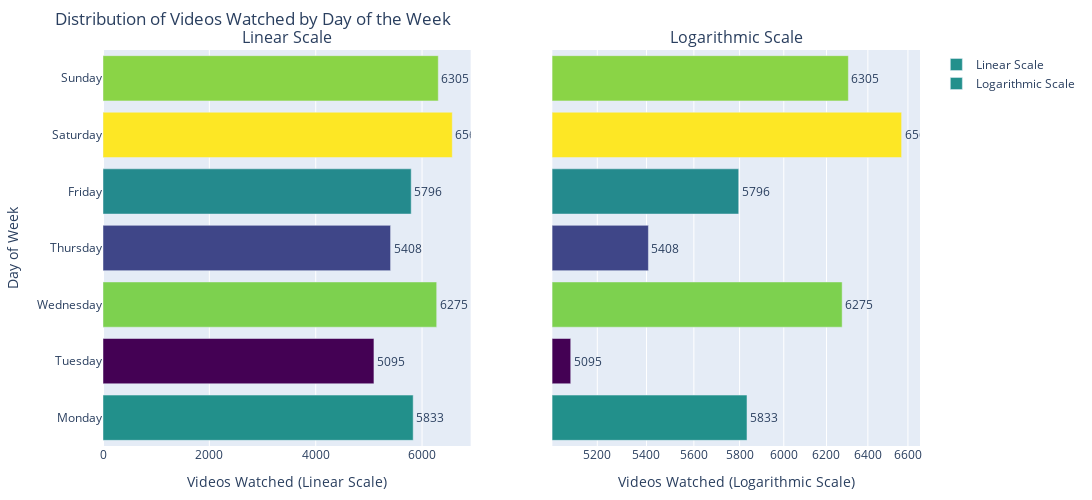

The notebook cell this image was saved under:
### Markdown cell above
# Videos Watched by Day of the Week

Below I constructed two vertical bar charts showing the total amount of videos I have watched corresponding to the day of the week. Since the values are not too far apart from each other I have also made a log-scaled version of the graph for comparison. While the values are not too different it does show an increase in weekends and a decrease in days where my school schedule is the busiest (Thursday and Tuesday).

### Code cell
import pandas as pd
import plotly.express as px
from plotly.subplots import make_subplots
import plotly.graph_objects as go


file_path = "Data/watch_data_eng.csv"
df = pd.read_csv(file_path)


df['Watch Date'] = pd.to_datetime(df['Watch Date'], format='%d %b %Y', errors='coerce')
df['Day of Week'] = df['Watch Date'].dt.day_name()


day_counts = df['Day of Week'].value_counts().reindex([
    'Monday', 'Tuesday', 'Wednesday', 'Thursday', 'Friday', 'Saturday', 'Sunday'
]).reset_index()
day_counts.columns = ['Day of Week', 'Videos Watched']


fig = make_subplots(
    rows=1, cols=2,
    subplot_titles=["Linear Scale", "Logarithmic Scale"],
    shared_yaxes=True  
)


fig.add_trace(
    go.Bar(
        x=day_counts['Videos Watched'],
        y=day_counts['Day of Week'],
        orientation='h',
        marker=dict(color=day_counts['Videos Watched'], colorscale='Viridis'),
        text=day_counts['Videos Watched'],
        textposition='outside',
        name="Linear Scale"
    ),
    row=1, col=1
)


fig.add_trace(
    go.Bar(
        x=day_counts['Videos Watched'],
        y=day_counts['Day of Week'],
        orientation='h',
        marker=dict(color=day_counts['Videos Watched'], colorscale='Viridis'),
        text=day_counts['Videos Watched'],
        textposition='outside',
        name="Logarithmic Scale"
    ),
    row=1, col=2
)


fig.update_layout(
    title="Distribution of Videos Watched by Day of the Week",
    height=500, width=1750,
    margin=dict(l=50, r=50, t=50, b=50),
    xaxis1=dict(title="Videos Watched (Linear Scale)"),
    xaxis2=dict(title="Videos Watched (Logarithmic Scale)", type="log"),
    yaxis=dict(title="Day of Week")  
)


fig.show()

### Figure 1 — Plotly figure (JSON) as saved in the notebook; plotly's stock layout.template omitted (floating-point values rounded to 4 significant figures)
{"data": [{"marker": {"color": [5833, 5095, 6275, 5408, 5796, 6568, 6305], "colorscale": [[0, "#440154"], [0.1111, "#482878"], [0.2222, "#3e4989"], [0.3333, "#31688e"], [0.4444, "#26828e"], [0.5556, "#1f9e89"], [0.6667, "#35b779"], [0.7778, "#6ece58"], [0.8889, "#b5de2b"], [1, "#fde725"]]}, "name": "Linear Scale", "orientation": "h", "text": [5833, 5095, 6275, 5408, 5796, 6568, 6305], "textposition": "outside", "type": "bar", "x": [5833, 5095, 6275, 5408, 5796, 6568, 6305], "xaxis": "x", "y": ["Monday", "Tuesday", "Wednesday", "Thursday", "Friday", "Saturday", "Sunday"], "yaxis": "y"}, {"marker": {"color": [5833, 5095, 6275, 5408, 5796, 6568, 6305], "colorscale": [[0, "#440154"], [0.1111, "#482878"], [0.2222, "#3e4989"], [0.3333, "#31688e"], [0.4444, "#26828e"], [0.5556, "#1f9e89"], [0.6667, "#35b779"], [0.7778, "#6ece58"], [0.8889, "#b5de2b"], [1, "#fde725"]]}, "name": "Logarithmic Scale", "orientation": "h", "text": [5833, 5095, 6275, 5408, 5796, 6568, 6305], "textposition": "outside", "type": "bar", "x": [5833, 5095, 6275, 5408, 5796, 6568, 6305], "xaxis": "x2", "y": ["Monday", "Tuesday", "Wednesday", "Thursday", "Friday", "Saturday", "Sunday"], "yaxis": "y2"}], "layout": {"annotations": [{"font": {"size": 16}, "showarrow": false, "text": "Linear Scale", "x": 0.225, "xanchor": "center", "xref": "paper", "y": 1, "yanchor": "bottom", "yref": "paper"}, {"font": {"size": 16}, "showarrow": false, "text": "Logarithmic Scale", "x": 0.775, "xanchor": "center", "xref": "paper", "y": 1, "yanchor": "bottom", "yref": "paper"}], "height": 500, "margin": {"b": 50, "l": 50, "r": 50, "t": 50}, "title": {"text": "Distribution of Videos Watched by Day of the Week"}, "width": 1750, "xaxis": {"anchor": "y", "domain": [0, 0.45], "title": {"text": "Videos Watched (Linear Scale)"}}, "xaxis2": {"anchor": "y2", "domain": [0.55, 1], "title": {"text": "Videos Watched (Logarithmic Scale)"}, "type": "log"}, "yaxis": {"anchor": "x", "domain": [0, 1], "title": {"text": "Day of Week"}}, "yaxis2": {"anchor": "x2", "domain": [0, 1], "matches": "y", "showticklabels": false}}}
